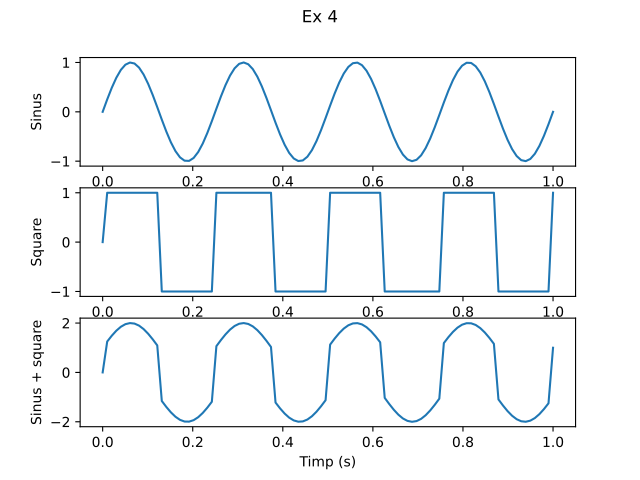

Source code (Python):
import matplotlib.pyplot as plt 
import numpy as np



def signal(x): 
    return np.sin(2 * np.pi * 400 * x)

def square(x): 
    return np.sign(np.sin(2 * np.pi * 400 * x))

t = np.linspace(0,1,100)

fig,axs = plt.subplots(3)
plt.suptitle("Ex 4")


axs[0].plot(t,signal(t))
axs[0].set_ylabel("Sinus")
axs[1].plot(t,square(t))
axs[1].set_ylabel("Square")
axs[2].plot(t,signal(t) + square(t))
axs[2].set_ylabel("Sinus + square")

plt.xlabel("Timp (s)")
plt.savefig("lab02/ex4.pdf")
plt.show()
